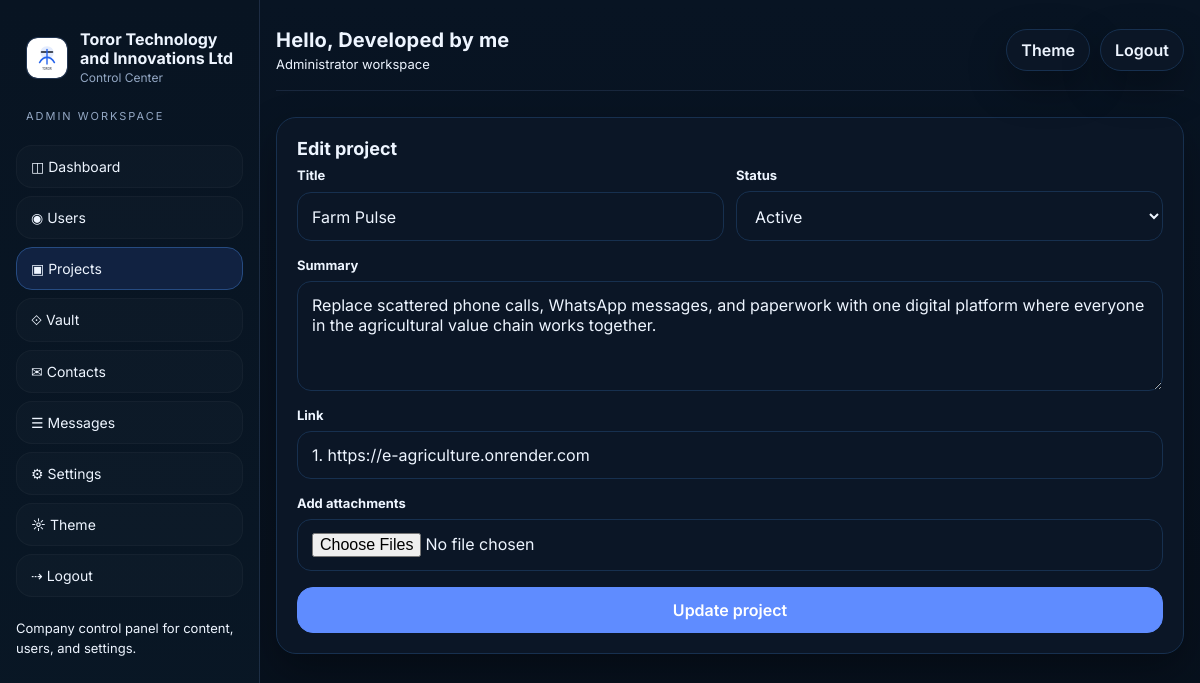
Page /admin/projects/2/edit (signed in) on the committed database.
### tables this page shows
CREATE TABLE settings (
        key TEXT PRIMARY KEY,
        value TEXT NOT NULL
    );

CREATE TABLE projects (
        id INTEGER PRIMARY KEY AUTOINCREMENT,
        title TEXT NOT NULL,
        summary TEXT NOT NULL,
        link TEXT,
        status TEXT NOT NULL DEFAULT 'Active',
        created_at TEXT NOT NULL
    );

### app.py (the view, shortened to what this page needs)
@app.route('/admin/projects/<int:project_id>/edit', methods=['GET', 'POST'])
@admin_required
def edit_project(project_id):
    project = query_one('SELECT * FROM projects WHERE id=?', (project_id,))
    if not project:
        abort(404)
    return render_template('admin_project_edit.html', project=project)

### app.py (called while the page is built, shortened)
def get_db():
    if 'db' not in g:
        conn = sqlite3.connect(DB_PATH)
        conn.row_factory = sqlite3.Row
        g.db = conn
    return g.db

def query_one(sql, args=()):
    return get_db().execute(sql, args).fetchone()

def get_setting(key, default=''):
    row = query_one('SELECT value FROM settings WHERE key=?', (key,))
    return row['value'] if row else default

def is_admin():
    return session.get('admin_logged_in') is True

def is_user_logged_in():
    return bool(session.get('user_id') or session.get('user_email'))

def user_display_name():
    if is_admin():
        return get_setting('developer_name', 'Team') or 'Team'

def admin_required(fn):
    @wraps(fn)
    def wrapper(*args, **kwargs):
        if not is_admin():
            return redirect(url_for('admin_entry'))
        return fn(*args, **kwargs)
    return wrapper

@app.before_request
def protect_admin_routes():
    path = request.path or ''
    if path == '/xtspolsjhulupjoppsuplmkzcodup' or path.startswith('/admin') or path.startswith('/api/admin'):
        if path in {'/xtspolsjhulupjoppsuplmkzcodup'}:
            return None
        if not is_admin():
            return redirect(url_for('admin_entry'))
    return None

def public_logo():
    logo = get_setting('logo_path', '/static/default-logo.svg')
    return logo if logo else '/static/default-logo.svg'

@app.context_processor
def inject_globals():
    return {
        'site_name': get_setting('site_name', 'Toror Technology and Innovations Ltd'),
        'developer_name': get_setting('developer_name', 'Developed by me'),
        'tagline': get_setting('tagline', ''),
        'hero_text': get_setting('hero_text', ''),
        'primary_email': get_setting('primary_email', ''),
        'logo_path': public_logo(),
        'theme_mode': get_setting('theme_mode', 'light'),
        'accent_color': get_setting('accent_color', '#2563eb'),
        'is_admin': is_admin,
        'show_nav': is_user_logged_in() or is_admin(),
        'user_email': session.get('user_email'),
        'user_id': session.get('user_id'),
        'display_name': user_display_name(),
        'admin_mode': is_admin(),
    }

@app.after_request
def add_cache_headers(resp):
    if request.path.startswith('/static/'):
        resp.headers['Cache-Control'] = 'public, max-age=31536000, immutable'
    else:
        resp.headers['Cache-Control'] = 'no-store'
    return resp

### templates/admin_project_edit.html (shortened to what this page needs)
{% extends 'base.html' %}
{% set title = 'Edit Project · ' ~ site_name %}
{% block content %}
  <section class="section">
    <div class="card form-card">
      <h3>Edit project</h3>
      <form class="grid" method="post" enctype="multipart/form-data">
        <div class="form-grid">
          <div class="field"><label>Title</label><input name="title" value="{{ project.title }}" required></div>
          <div class="field"><label>Status</label><select name="status"><option {% if project.status=='Active' %}selected{% endif %}>Active</option></select></div>
        </div>
        <div class="field"><label>Summary</label><textarea name="summary" required>{{ project.summary }}</textarea></div>
        <div class="field"><label>Link</label><input name="link" value="{{ project.link }}"></div>
        <div class="field"><label>Add attachments</label><input type="file" name="attachments" multiple accept=".pdf,.xlsx,.xls,.docx,.pptx,.txt,.png,.jpg,.jpeg,.webp,.mp4,.webm,.mov,.m4v"></div>
        <button class="btn primary" type="submit">Update project</button>
      </form>
    </div>
  </section>
{% endblock %}

### templates/base.html (shortened to what this page needs)
<!doctype html>
<html lang="en">
<head>
  <link rel="stylesheet" href="/static/css/style.css">
</head>
<body class="{% if is_admin() and show_nav %}admin-mode{% elif show_nav %}user-mode{% else %}auth-mode{% endif %}">
  <div class="{% if show_nav %}shell{% else %}auth-shell{% endif %}">
    {% if show_nav %}
      {% if is_admin() %}
      <aside class="sidebar admin-sidebar">
        <a class="brand admin-brand" href="/admin/dashboard">
          <img src="{{ logo_path }}" alt="Logo">
          <div>
            <h1>{{ site_name }}</h1>
            <p>Control Center</p>
          </div>
        </a>
        <div class="sidebar-label">Admin workspace</div>
        <nav class="nav admin-nav">
          <a href="/admin/dashboard" class="{{ 'active' if request.path == '/admin/dashboard' else '' }}">◫ Dashboard</a>
          <a href="/admin/users" class="{{ 'active' if '/admin/users' in request.path else '' }}">◉ Users</a>
          <a href="/admin/projects" class="{{ 'active' if '/admin/projects' in request.path else '' }}">▣ Projects</a>
          <a href="/admin/vault" class="{{ 'active' if '/admin/vault' in request.path else '' }}">⟐ Vault</a>
          <a href="/admin/contacts" class="{{ 'active' if '/admin/contacts' in request.path else '' }}">✉ Contacts</a>
          <a href="/admin/chat" class="{{ 'active' if '/admin/chat' in request.path else '' }}">☰ Messages</a>
          <a href="/admin/settings" class="{{ 'active' if '/admin/settings' in request.path else '' }}">⚙ Settings</a>
          <button type="button" data-theme-toggle>☼ Theme</button>
          <a href="/admin/logout">⇢ Logout</a>
        </nav>
        <div class="footer-note">Company control panel for content, users, and settings.</div>
      </aside>
      {% endif %}
    {% endif %}
    <main class="{% if show_nav %}main{% else %}auth-main{% endif %}">
      <div class="{% if show_nav %}container{% else %}auth-container{% endif %}">
        {% if show_nav %}
        <div class="topbar {% if is_admin() %}topbar-admin{% endif %}">
          <div class="topbar-left">
            <span class="greeting">Hello, {{ display_name }}</span>
            <span class="subtle">{% if is_admin() %}Administrator workspace{% else %}{{ site_name }}{% endif %}</span>
          </div>
          <div class="topbar-right">
            <button type="button" class="btn small" data-theme-toggle>Theme</button>
            <a class="btn small ghost" href="{% if is_admin() %}/admin/logout{% else %}/logout{% endif %}">Logout</a>
          </div>
        </div>
        {% endif %}
        {% block content %}{% endblock %}
      </div>
    </main>
  </div>
</body>
</html>

### rows in the picture
settings: value (placeholder picture)
settings: value "Toror Technology and Innovations Ltd"
settings: value "Developed by me"
projects: title "Farm Pulse", status "Active", summary "Replace scattered phone calls, WhatsApp messages, and paperwork with one digital platform where everyone in the agricultural value chain works together.", link "1. https://e-agriculture.onrender.com"
